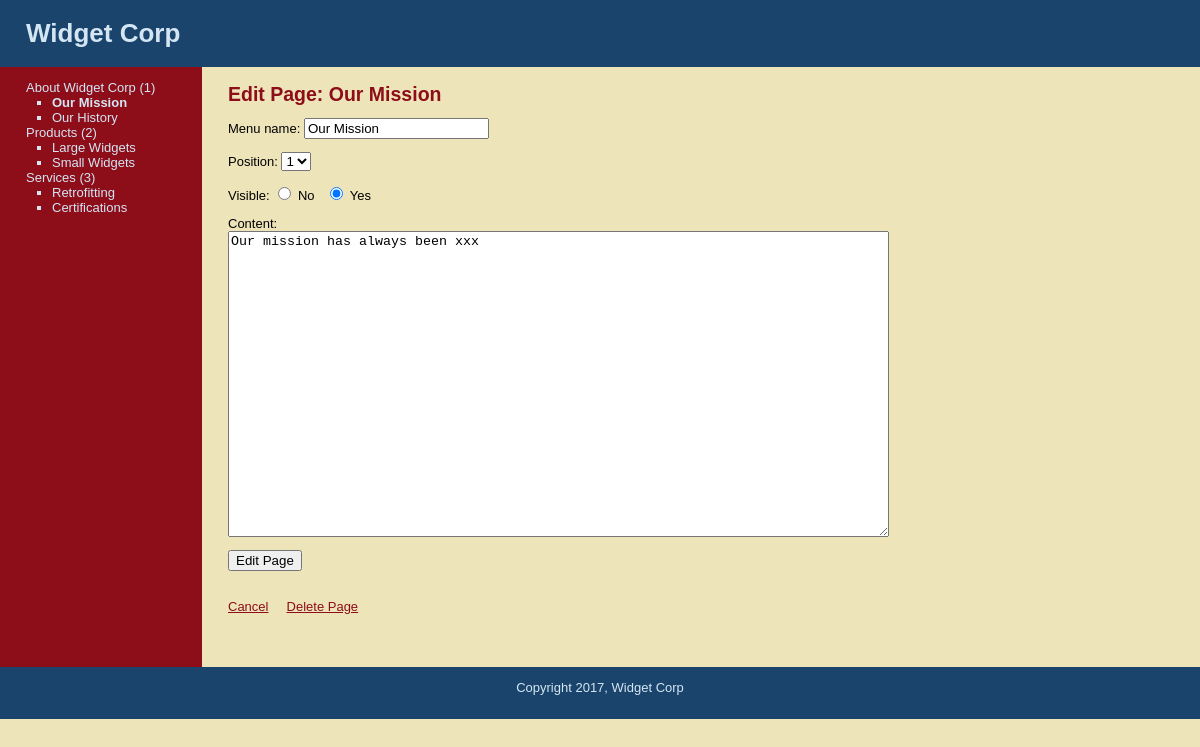
Page /edit_page.php?page=1 on the committed database.
### tables this page shows
CREATE TABLE `subjects` (
  `id` int(11) NOT NULL AUTO_INCREMENT,
  `menu_name` varchar(30) NOT NULL,
  `position` int(3) NOT NULL,
  `visible` tinyint(1) NOT NULL,
  PRIMARY KEY (`id`)
);

CREATE TABLE `pages` (
  `id` int(11) NOT NULL AUTO_INCREMENT,
  `subject_id` int(11) NOT NULL,
  `menu_name` varchar(30) NOT NULL,
  `position` int(3) NOT NULL,
  `visible` tinyint(1) NOT NULL,
  `content` text,
  PRIMARY KEY (`id`),
  KEY `subject_id` (`subject_id`)
);

### includes/functions.php (called while the page is built, shortened)
<?php
function find_all_subjects(){
	global $connection;
	$query = "SELECT * ";
	$query.= "FROM subjects ";
	$query.= "WHERE visible = 1 ";
	$query.= "ORDER BY position ASC";
	$subject_set = mysqli_query($connection, $query);
	return $subject_set;
}
function find_pages_for_subject($subject_id){
	global $connection;
	$safe_subject_id = mysqli_real_escape_string($connection, $subject_id);
	$query = "SELECT * ";
	$query.= "FROM pages ";
	$query.= "WHERE visible = 1 ";
	$query.= "AND subject_id = {$safe_subject_id} ";
	$query.= "ORDER BY position ASC";
	$page_set = mysqli_query($connection, $query);
	return $page_set;
}
function find_page_by_id($page_id){
	global $connection;
	$safe_page_id = mysqli_real_escape_string($connection, $page_id);
	$query = "SELECT * ";
	$query.= "FROM pages ";
	$query.= "WHERE id = {$safe_page_id} ";
	$query.= "LIMIT 1";
	$page_set = mysqli_query($connection, $query);
	if($page = mysqli_fetch_assoc($page_set)){
		return $page;
	}else{
	return null;
	}
}
function find_selected_page (){
	if (isset($_GET["subject"])) {
		$current_subject = find_subject_by_id($_GET["subject"]);
		$current_page = null;
	} elseif (isset($_GET["page"])) {
		$current_subject = null;
		$current_page = find_page_by_id($_GET["page"]);
	} else {
		$current_subject = null;
		$current_page = null;
	}
}
?>

### public/edit_page.php (the view, shortened to what this page needs)
<?php require_once("../includes/db_connection.php"); ?>
<?php require_once("../includes/functions.php"); ?>
<?php find_selected_page();
?>
<?php include("../includes/layouts/header.php"); ?>
<div id="main">
	<div id="navigation">
		<ul class="subjects">
			<?php $subject_set=find_all_subjects();	?>
		<?php
			while($subject = mysqli_fetch_assoc($subject_set)){
				echo "<li";
				if ($subject["id"]==$current_subject["id"]) {
					echo " class=\"selected\"";
				}
				echo ">" ;
			?>
				<a href="manage_content.php?subject=<?php echo urlencode($subject["id"]); ?> "><?php echo $subject["menu_name"]." (" . $subject["id"] . ")"; ?></a>
				<?php $page_set=find_pages_for_subject($subject["id"]); ?>
				<ul class="pages">
					<?php
					while($page = mysqli_fetch_assoc($page_set)){
					?>
			<?php
				echo "<li";
				if ($page["id"]==$current_page["id"]) {
					echo " class=\"selected\"";
				}
				echo ">" ;
			?>
					<a href="manage_content.php?page=<?php echo urlencode($page["id"]); ?>" ><?php echo $page["menu_name"]; ?></a>
					</li>
					<?php
							}
					?>
				</ul>
			</li>
		<?php
				}
		?>
		</ul>
	</div>
	<div id="page">
				<h2>Edit Page: <?php echo $current_page['menu_name']; ?>
					</h2>
						<form action="edit_page.php?page=<?php echo $current_page["id"]; ?> " method="post">
			<p>Menu name:
				<input type="text" name="menu_name" value="<?php echo $current_page['menu_name']; ?>" />
			</p>
			<p>Position:
				<select name="position">
				<?php
	$query = "SELECT subject_id ";
	$query.= "FROM pages ";
	$query.= "WHERE id=".$current_page['id'];
	$query.= " LIMIT 1";
	$subject_id = mysqli_fetch_assoc(mysqli_query($connection, $query))['subject_id'];
				$page_set = find_pages_for_subject($subject_id)	;
				$subject_count= mysqli_num_rows($page_set);
				for($count=1; $count<=$subject_count; $count++){
						echo "<option value=\"{$count}\"";
						if ($current_page["position"] == $count){
							echo " selected";}
						echo ">{$count}</option>";
						}
					?>
				</select>
			</p>
			<p>Visible:
			<input type="radio" name="visible" value="0" <?php if ($current_page["visible"] == 0) {echo "checked";} ?> /> No
				&nbsp;
				<input type="radio" name="visible" value="1" <?php if ($current_page["visible"] == 1) {echo "checked";} ?> /> Yes
			</p>
			<p>Content: <br/>
			<textarea name="content" rows="20" cols="80"><?php echo $current_page["content"]; ?></textarea>
			</p>
			<input type="submit" name="submit" value="Edit Page" />
		</form>
		<br />
		<a href ="manage_content.php">Cancel</a>
		<a href ="delete_page.php?page=<?php echo $current_page["id"];?>" onclick="return confirm('Are you sure?');">Delete Page</a>
	</div>
</div>
<?php include("../includes/layouts/footer.php"); ?>

### public/stylesheets/public.css (style rules this page uses)
html { height: 100%; width: 100%; }
body { width: 100%; height: 100%; margin: 0; padding: -; border: 0; font-family: Verdana, Arial, Helvetica, sans-serif; font-size: 13px; line-height: 15px; background: #EEE4B9; }
a { color: #8D0D19; }
#main { height: 600px; width: 100%; margin: 0; padding: 0; background: #EEE4B9; }
#navigation { float: left; width: 150px; height: 100%; margin: 0; padding: 0 2em; color: #D4E6F4; background: #8D0D19; }
#navigation a { color: #D4E6F4; text-decoration: none; }
ul.subjects { margin: 1em 0; padding-left: 0; list-style: none }
ul.pages { padding-left: 2em; list-style: square; font-weight: normal; }
.selected { font-weight: bold; }
#page { float: left; height: 100%; padding-left: 2em; vertical-align: top; background: #EEE4B9; color: #000000; }
#page h2 { color: #8D0D19; margin-top: 1em; }

### rows in the picture
subjects: menu_name "About Widget Corp", id "1"
pages: menu_name "Our Mission", position "1", visible "☑", content "Our mission has always been xxx"
pages: menu_name "Our History"
subjects: menu_name "Products", id "2"
pages: menu_name "Large Widgets"
pages: menu_name "Small Widgets"
subjects: menu_name "Services", id "3"
pages: menu_name "Retrofitting"
pages: menu_name "Certifications"
